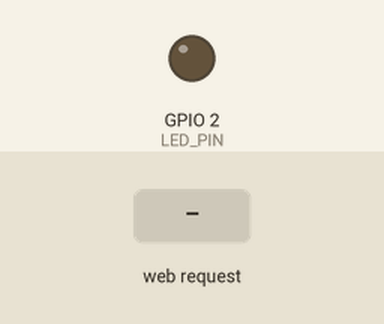
A sketch run on a simulated ESP32. On the bench: output pins drawn as LEDs (lit = HIGH). Dashed ring = blinking. Inputs (shaded band) come from the test bench. WiFi joins after 1.5 s; servers stay silent unless stated; what the sketch prints to the serial monitor is not drawn.

Above: at 2.7 s.
2.8 s: HTTP request GET /blink received
At 2.95 s:
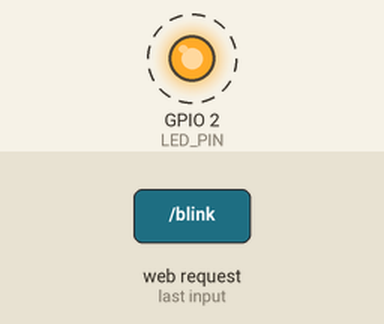
5.8 s: HTTP request GET /on received
At 7.0 s:
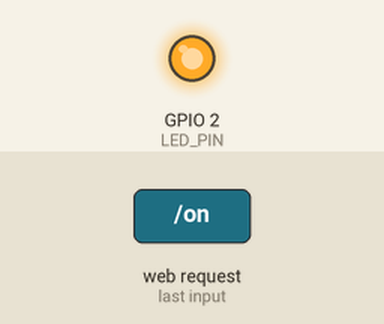
7.3 s: HTTP request GET /off received
At 8.1 s:
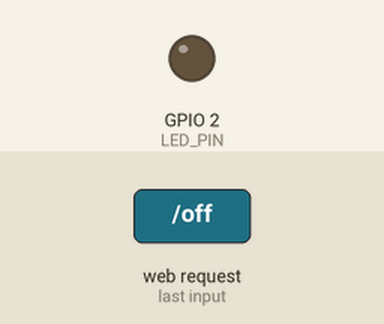
Timing chart, 0 to 10.3 s (numbered marks = the images above; inputs shaded):
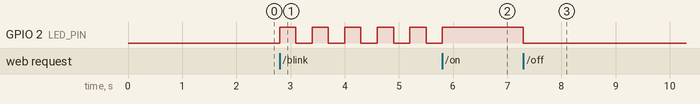

Measured:
- after the input at 2.8 s, GPIO 2 (LED_PIN): alternates HIGH for 0.30 s and LOW for 0.30 s, starting at once
- after the input at 5.8 s, GPIO 2 (LED_PIN): goes on until 5.8 s, then stays HIGH
- after the input at 7.3 s, GPIO 2 (LED_PIN): HIGH → LOW at once

The sketch:

wifi_light_control.ino
```cpp
#include <WiFi.h>
#include <WebServer.h>

const char* WIFI_SSID = "YOUR_WIFI_SSID";
const char* WIFI_PASSWORD = "YOUR_WIFI_PASSWORD";
const int LED_PIN = 2;

WebServer server(80);
bool blinkMode = false;

String pageHtml() {
  return "<!doctype html><html><head><meta name='viewport' content='width=device-width,initial-scale=1'>"
         "<style>body{font-family:Arial;text-align:center}button{font-size:24px;margin:8px;padding:16px 24px}</style>"
         "</head><body><h1>Phase 4 Light Control</h1>"
         "<p><a href='/on'><button>ON</button></a><a href='/off'><button>OFF</button></a><a href='/blink'><button>BLINK</button></a></p>"
         "</body></html>";
}

void setupRoutes() {
  server.on("/", []() { server.send(200, "text/html", pageHtml()); });
  server.on("/on", []() { blinkMode = false; digitalWrite(LED_PIN, HIGH); server.send(200, "text/html", pageHtml()); });
  server.on("/off", []() { blinkMode = false; digitalWrite(LED_PIN, LOW); server.send(200, "text/html", pageHtml()); });
  server.on("/blink", []() { blinkMode = true; server.send(200, "text/html", pageHtml()); });
}

void setup() {
  Serial.begin(115200);
  pinMode(LED_PIN, OUTPUT);
  WiFi.begin(WIFI_SSID, WIFI_PASSWORD);
  Serial.print("Connecting to Wi-Fi");
  while (WiFi.status() != WL_CONNECTED) {
    delay(500);
    Serial.print(".");
  }
  Serial.println();
  Serial.print("Open: http://");
  Serial.println(WiFi.localIP());
  setupRoutes();
  server.begin();
}

void loop() {
  server.handleClient();
  if (blinkMode) {
    digitalWrite(LED_PIN, !digitalRead(LED_PIN));
    delay(300);
  }
}
```
